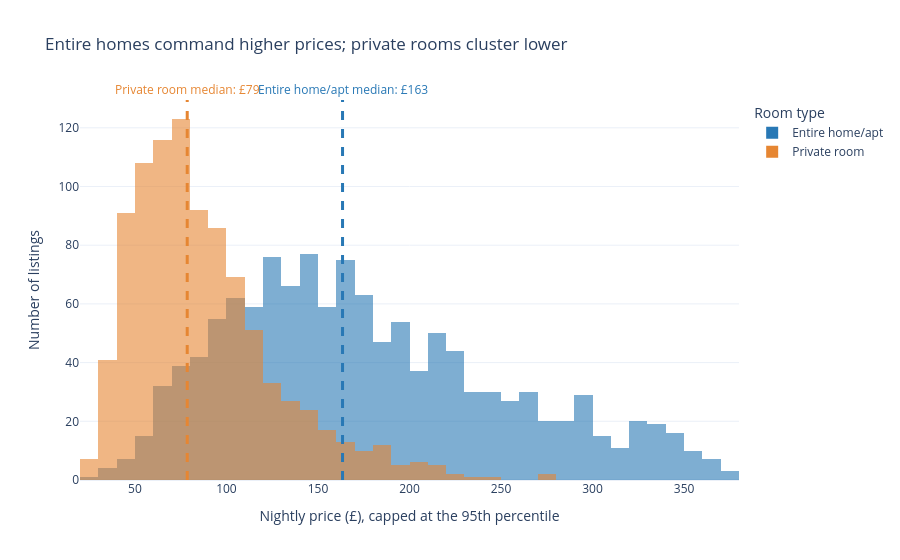

Write notebook code for a chart like this one.
### Markdown cell above
## Task 1 — Histogram: price by room type (overlapping distributions)

**What to build:** A histogram showing price distributions for **Entire home/apt vs Private room** (exclude Shared room — too few observations) overlaid on the same chart.

**Requirements:**
- Both room types on the same chart (use `color='room_type'`)
- `barmode='overlay'` with `opacity=0.6` so both distributions are visible
- A vertical line for the median of EACH room type, differently coloured
- Insight title comparing the two distributions

> 💡 `df_cap[df_cap['room_type'].isin(['Entire home/apt','Private room'])]`

### Code cell
# Task 1: Overlapping price distributions

room_types = ['Entire home/apt', 'Private room']

hist_df = df_cap[
    df_cap['room_type'].isin(room_types)
].copy()

# Meaningful colours: entire homes in blue, private rooms in orange
room_colours = {
    'Entire home/apt': '#2878B5',
    'Private room': '#E68632'
}

fig1 = px.histogram(
    hist_df,
    x='price',
    color='room_type',
    barmode='overlay',
    opacity=0.6,
    nbins=50,
    color_discrete_map=room_colours,
    category_orders={'room_type': room_types},
    labels={
        'price': 'Nightly price (£)',
        'count': 'Number of listings',
        'room_type': 'Room type'
    },
    title='Entire homes command higher prices; private rooms cluster lower'
)

# Median reference lines and annotations for both room types
medians = hist_df.groupby('room_type')['price'].median()

for room_type in room_types:
    median_price = medians[room_type]
    colour = room_colours[room_type]

    fig1.add_vline(
        x=float(median_price),
        line_dash='dash',
        line_color=colour,
        line_width=3,
        annotation_text=f'{room_type} median: £{median_price:.0f}',
        annotation_position='top',
        annotation_font_color=colour
    )

fig1.update_layout(
    xaxis_title='Nightly price (£), capped at the 95th percentile',
    yaxis_title='Number of listings',
    legend_title='Room type',
    template='plotly_white'
)

fig1.show()

### Figure 1 — Plotly figure (JSON) as saved in the notebook; plotly's stock layout.template omitted (floating-point values rounded to 4 significant figures; data arrays with more than 128 entries replaced by an {"elided": "..."} marker saying what was removed)
{"data": [{"bingroup": "x", "hovertemplate": "Room type=Entire home/apt<br>Nightly price (£)=%{x}<br>count=%{y}<extra></extra>", "legendgroup": "Entire home/apt", "marker": {"color": "#2878B5", "opacity": 0.6, "pattern": {"shape": ""}}, "name": "Entire home/apt", "nbinsx": 50, "orientation": "v", "showlegend": true, "type": "histogram", "x": {"elided": "1251 float values"}, "xaxis": "x", "yaxis": "y"}, {"bingroup": "x", "hovertemplate": "Room type=Private room<br>Nightly price (£)=%{x}<br>count=%{y}<extra></extra>", "legendgroup": "Private room", "marker": {"color": "#E68632", "opacity": 0.6, "pattern": {"shape": ""}}, "name": "Private room", "nbinsx": 50, "orientation": "v", "showlegend": true, "type": "histogram", "x": {"elided": "942 float values"}, "xaxis": "x", "yaxis": "y"}], "layout": {"annotations": [{"font": {"color": "#2878B5"}, "showarrow": false, "text": "Entire home/apt median: £163", "x": 163.4, "xanchor": "center", "xref": "x", "y": 1, "yanchor": "bottom", "yref": "y domain"}, {"font": {"color": "#E68632"}, "showarrow": false, "text": "Private room median: £79", "x": 78.57, "xanchor": "center", "xref": "x", "y": 1, "yanchor": "bottom", "yref": "y domain"}], "barmode": "overlay", "legend": {"title": {"text": "Room type"}, "tracegroupgap": 0}, "shapes": [{"line": {"color": "#2878B5", "dash": "dash", "width": 3}, "type": "line", "x0": 163.4, "x1": 163.4, "xref": "x", "y0": 0, "y1": 1, "yref": "y domain"}, {"line": {"color": "#E68632", "dash": "dash", "width": 3}, "type": "line", "x0": 78.57, "x1": 78.57, "xref": "x", "y0": 0, "y1": 1, "yref": "y domain"}], "title": {"text": "Entire homes command higher prices; private rooms cluster lower"}, "xaxis": {"anchor": "y", "domain": [0, 1], "title": {"text": "Nightly price (£), capped at the 95th percentile"}}, "yaxis": {"anchor": "x", "domain": [0, 1], "title": {"text": "Number of listings"}}}}
